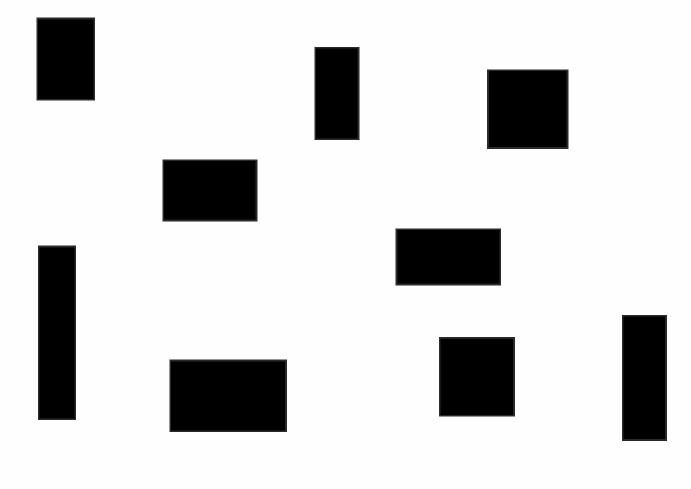
#> input picture Examples_4_Modules/example_map_2D/map.png, 1381 x 977 px, found by its file name (shown at 1/2 size)
$ python example_prm_2d.py
#> lines starting #> are read from the running program, lines starting #| are printed output that depends on the picture; after the words box and inside, x2 and y2 are one past the last pixel; in counts of white or black regions, pixels touching at a corner belong together
### mapping_2D/prm_2D.py
import random
import math
import numpy as np
import networkx as nx
from scipy.spatial import KDTree

import random
import math
from scipy.spatial import KDTree

class PRM:
    def __init__(self, start, goal, num_nodes, map_array, max_sample_dist=5.0):
        self.start = start
        self.goal = goal
        self.num_nodes = num_nodes
        self.map_array = map_array
        self.h, self.w = map_array.shape
        self.max_sample_dist = max_sample_dist

        self.nodes = [start, goal]
        self.graph = {start: [], goal: []}

    @staticmethod
    def dist(a, b):
        return math.hypot(a[0]-b[0], a[1]-b[1])

    def in_obstacle(self, p):
        x, y = int(p[0]), int(p[1])
        if x < 0 or x >= self.w or y < 0 or y >= self.h:
            return True
        return self.map_array[y, x] == 1

    def sample_nodes(self):
        # 初始随机采样
        while len(self.nodes) < self.num_nodes:
            p = (random.uniform(0, self.w-1), random.uniform(0, self.h-1))
            if not self.in_obstacle(p):
                self.nodes.append(p)
                self.graph[p] = []

        # KDTree 加速距离查询
        tree = KDTree(self.nodes)

        # 检查每个节点的邻居距离
        new_nodes = []
        for node in self.nodes:
            # 查询距离 node 最近的 k 个节点
            dists, idxs = tree.query(node, k=min(10, len(self.nodes)))
            # 去掉自己
            dists = dists[1:]
            if len(dists) == 0 or min(dists) > self.max_sample_dist:
                # 在 node 附近随机生成一个新节点
                for _ in range(10):  # 最多尝试 10 次
                    angle = random.uniform(0, 2*math.pi)
                    r = random.uniform(0.5, self.max_sample_dist)
                    new_x = node[0] + r*math.cos(angle)
                    new_y = node[1] + r*math.sin(angle)
                    new_p = (new_x, new_y)
                    if 0 <= new_x < self.w and 0 <= new_y < self.h and not self.in_obstacle(new_p):
                        new_nodes.append(new_p)
                        break
        # 加入新节点
        for p in new_nodes:
            self.nodes.append(p)
            self.graph[p] = []
        # 最后更新 KDTree
        tree = KDTree(self.nodes)
    # [8 lines of commented-out code are left out]
    def collision_free(self, a, b):
        """Bresenham 离散线碰撞检测"""
        x0, y0 = int(a[0]), int(a[1])
        x1, y1 = int(b[0]), int(b[1])
        dx = abs(x1 - x0)
        dy = abs(y1 - y0)
        x, y = x0, y0
        sx = 1 if x1>x0 else -1
        sy = 1 if y1>y0 else -1
        if dx > dy:
            err = dx / 2.0
            while x != x1:
                if self.in_obstacle((x, y)):
                    return False
                err -= dy
                if err < 0:
                    y += sy
                    err += dx
                x += sx
        else:
            err = dy / 2.0
            while y != y1:
                if self.in_obstacle((x, y)):
                    return False
                err -= dx
                if err < 0:
                    x += sx
                    err += dy
                y += sy
        return not self.in_obstacle((x1, y1))

    # ---------------- 建图 ----------------
    def build_roadmap(self, k=5, r_max=None):
        """
        k: 每个节点最多连接 k 个最近邻
        r_max: 最大连接距离，超过不连接
        """
        tree = KDTree(self.nodes)
        for p in self.nodes:
            dists, idxs = tree.query(p, k=k + 1)
            for dist, idx in zip(dists[1:], idxs[1:]):
                if r_max is not None and dist > r_max:
                    continue  # 超过最大半径就不连
                q = self.nodes[idx]
                if self.collision_free(p, q):
                    self.graph[p].append(q)

        # 强制目标至少有几条边
        dists, idxs = tree.query(self.goal, k=k + 1)
        for dist, idx in zip(dists[1:], idxs[1:]):
            if r_max is not None and dist > r_max:
                continue
            q = self.nodes[idx]
            if self.collision_free(self.goal, q) and q not in self.graph[self.goal]:
                self.graph[self.goal].append(q)

    # ---------------- A* 搜索 ----------------
    def find_path(self):
        self.sample_nodes()
        self.build_roadmap()

        open_set = {self.start}
        came_from = {}
        g = {n: float('inf') for n in self.nodes}
        f = {n: float('inf') for n in self.nodes}

        g[self.start] = 0
        f[self.start] = self.dist(self.start, self.goal)

        while open_set:
            cur = min(open_set, key=lambda n: f[n])
            if cur == self.goal:
                return self._reconstruct(came_from, cur)

            open_set.remove(cur)
            for nb in self.graph[cur]:
                tentative = g[cur] + self.dist(cur, nb)
                if tentative < g[nb]:
                    came_from[nb] = cur
                    g[nb] = tentative
                    f[nb] = tentative + self.dist(nb, self.goal)
                    open_set.add(nb)

        return []

    # [36 lines left out: function to_networkx, not called in this run]

    @staticmethod
    def _reconstruct(came_from, cur):
        path = [cur]
        while cur in came_from:
            cur = came_from[cur]
            path.append(cur)
        return path[::-1]

### Examples_4_Modules/example_prm_2d.py
import sys
import os
import random
import numpy as np
import matplotlib.pyplot as plt
from PIL import Image

# 添加项目根目录到 Python 路径
sys.path.append(os.path.dirname(os.path.abspath(__file__)))
from mapping_2D.prm_2D import PRM

def load_map_from_png(png_path, scale=1.0, threshold=50):
    """
    scale > 1: 放大, 使用双线性插值
    scale < 1: 缩小, 最近邻
    """
#> called with scale = 0.05, threshold = 50
    img = Image.open(png_path).convert("L")
    w, h = img.size
#> w = 1381; h = 977
    new_w, new_h = int(w*scale), int(h*scale)
#> new_w = 69; new_h = 48

    if scale > 1.0:
        img = img.resize((new_w, new_h), Image.BILINEAR)
    elif scale < 1.0:
        img = img.resize((new_w, new_h), Image.NEAREST)
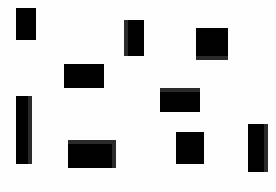
#> img: PIL image 69x48 L (shown 4 times larger); min 0, max 254, mean 213.8

    arr = np.array(img)
    map_array = (arr < threshold).astype(np.uint8)
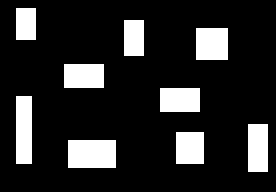
#> map_array: shape (48, 69) (shown 4 times larger); values 0 (black) and 1 (white), 16.2% white; 9 white regions, largest, box (x1, y1, x2, y2) and area: (17, 35, 29, 42) 84, (4, 24, 8, 41) 68, (49, 7, 57, 15) 64
    return map_array


def random_point_in_region(map_array, region):
    x_min, y_min, x_max, y_max = region
    h, w = map_array.shape
    while True:
        x = random.uniform(x_min, min(x_max, w-1))
        y = random.uniform(y_min, min(y_max, h-1))
        if map_array[int(y), int(x)] == 0:
            return (x, y)

def snap_to_free(map_array, point):
    """
    将点 (x,y) 对齐到最近的自由栅格中心
    """
    x, y = int(round(point[0])), int(round(point[1]))
    h, w = map_array.shape

    if map_array[y, x] == 0:  # 自由点
        return (x+0.5, y+0.5)

    # 搜索附近自由点
    for r in range(1, max(h, w)):
        for dx in range(-r, r+1):
            for dy in range(-r, r+1):
                nx, ny = x+dx, y+dy
                if 0 <= nx < w and 0 <= ny < h and map_array[ny, nx] == 0:
                    return (nx+0.5, ny+0.5)
    raise ValueError("No free point near", point)

def plot_prm(map_array, prm, path=None):
    """
    使用 matplotlib 绘制地图、PRM 节点、边和路径
    """
    h, w = map_array.shape
    plt.figure(figsize=(8,8))
    plt.imshow(map_array, cmap='gray_r', origin='upper')

    # 绘制 PRM 边
    for p, neighbors in prm.graph.items():
        for q in neighbors:
            plt.plot([p[0], q[0]], [p[1], q[1]], color='blue', linewidth=0.5, alpha=0.5)

    # 绘制 PRM 节点
    xs, ys = zip(*prm.nodes)
    plt.scatter(xs, ys, c='blue', s=10, label='Nodes')

    # 绘制路径
    if path:
        px, py = zip(*path)
        plt.plot(px, py, color='red', linewidth=2, label='Path')

    # 绘制 start 和 goal
    plt.scatter([prm.start[0]], [prm.start[1]], c='green', s=50, label='Start')
    plt.scatter([prm.goal[0]], [prm.goal[1]], c='red', s=50, label='Goal')

    plt.legend()
    plt.gca().invert_yaxis()  # 保持 y 方向与 numpy array 一致
    plt.title("PRM Path Planning")
    plt.show()


if __name__ == "__main__":
    png_map = "Examples_4_Modules/example_map_2D/map.png"

    start_region = (1, 1, 10, 10)
    goal_region = (40, 40, 50, 50)

    # 1️⃣ 读取 PNG 并转为栅格地图
    map_array = load_map_from_png(png_map, scale=0.05)   # 注意， 在实际论文中，我们最后不讨论原图的最优性，我们只讨论建图后的结果

    start = snap_to_free(map_array, random_point_in_region(map_array, start_region))
#> start = (9.5, 6.5)
    goal = snap_to_free(map_array, random_point_in_region(map_array, goal_region))
#> goal = (43.5, 45.5)

    # 2️⃣ 构建 PRM 并寻找路径
    prm = PRM(start=start, goal=goal, num_nodes=300, map_array=map_array)
#> in __init__, `self.start = start`: self.start = (9.5, 6.5)
#> in __init__, `self.goal = goal`: self.goal = (43.5, 45.5)
#> in __init__, `self.nodes = [start, goal]`: self.nodes = [(9.5, 6.5), (43.5, 45.5)]
#> in __init__, `self.graph = {start: [], goal: []}`: self.graph = {(9.5, 6.5): [], (43.5, 45.5): []}
    path = prm.find_path()
#> the loop in sample_nodes, `while len(self.nodes) < self.num_nodes:` made 345 passes
#> (p, x in in_obstacle, y in in_obstacle) on passes 1 to 3: ((42.05, 11.77), 42, 11), ((61.86, 46.19), 61, 46), ((55.09, 42.4), 55, 42)
#> after the loop in sample_nodes, `while len(self.nodes) < self.num_nodes:`: self.graph = 300 items; self.nodes = 300 pairs, first value 0.0164 to 67.98, second value 0.0866 to 46.97
#> the loop in sample_nodes, `for node in self.nodes:` made 300 passes
#> (node, dists, idxs) on passes 1 to 3: ((9.5, 6.5), [2.84, 4.07, 4.16, 4.98, 6.11, 6.28, 6.36, 6.44, 6.51], [0, 142, 26, 41, 297, 293, 55, 230, 140, 118]), ((43.5, 45.5), [2.24, 4.49, 5.22, 5.82, 5.9, 6.58, 8.34, 8.52, 8.81], [1, 62, 99, 137, 39, 94, 170, 259, 189, 88]), ((42.05, 11.77), [1.6, 3.34, 3.46, 3.56, 3.86, 4.19, 4.21, 4.45, 5.04], [2, 151, 225, 25, 199, 298, 150, 187, 269, 104])
#> after the loop in sample_nodes, `for node in self.nodes:`: new_nodes = [(67.29, 35.8)]
#> the loop in sample_nodes, `for p in new_nodes:` made 1 pass
#> after the loop in sample_nodes, `for p in new_nodes:`: self.graph = 301 items; self.nodes = 301 pairs, first value 0.0164 to 67.98, second value 0.0866 to 46.97
#> the loop in build_roadmap, `for p in self.nodes:` made 301 passes
#> p on passes 4 to 6: (61.86, 46.19), (55.09, 42.4), (21.09, 34.3)
#> the loop in build_roadmap, `for dist, idx in zip(dists[1:], idxs[1:]):` made 5 passes
#> (dist, idx) on passes 1 to 5: (2.24, 62), (4.49, 99), (5.22, 137), (5.82, 39), (5.9, 94)
#> the loop in find_path, `while open_set:` made 69 passes
    print("Path length:", len(path))
#| Path length: 17
    if path:
        print("Path:", path[:5], "...", path[-5:])
#> (printed output is left out)
    else:
        print("No path found!")

    # 3️⃣ 绘图
    plot_prm(map_array, prm, path)
#> the loop in plot_prm, `for p, neighbors in prm.graph.items():` made 301 passes
#> p on passes 2 to 4: (43.5, 45.5), (42.05, 11.77), (61.86, 46.19)
#> in plot_prm, `plt.show()`:
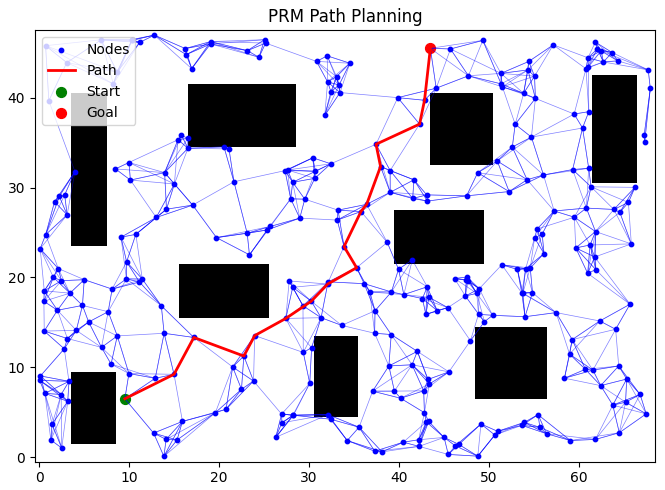
#> figure drawn by matplotlib, 1 panel
